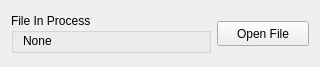
<?xml version="1.0" encoding="UTF-8"?>
<ui version="4.0">
 <class>FileOpen</class>
 <widget class="QWidget" name="FileOpen">
  <property name="geometry">
   <rect>
    <x>0</x>
    <y>0</y>
    <width>320</width>
    <height>67</height>
   </rect>
  </property>
  <property name="windowTitle">
   <string>Form</string>
  </property>
  <layout class="QVBoxLayout" name="verticalLayout">
   <item>
    <layout class="QHBoxLayout" name="horizontalLayout_6">
     <item>
      <layout class="QHBoxLayout" name="horizontalLayout">
       <property name="spacing">
        <number>0</number>
       </property>
       <property name="topMargin">
        <number>0</number>
       </property>
       <item>
        <widget class="QGroupBox" name="grpFileInProgress">
         <property name="minimumSize">
          <size>
           <width>200</width>
           <height>40</height>
          </size>
         </property>
         <property name="maximumSize">
          <size>
           <width>16777215</width>
           <height>40</height>
          </size>
         </property>
         <property name="title">
          <string>File In Process</string>
         </property>
         <layout class="QHBoxLayout" name="horizontalLayout_3">
          <property name="topMargin">
           <number>0</number>
          </property>
          <property name="bottomMargin">
           <number>4</number>
          </property>
          <item>
           <widget class="QLabel" name="labCurrent">
            <property name="sizePolicy">
             <sizepolicy hsizetype="Ignored" vsizetype="Ignored">
              <horstretch>0</horstretch>
              <verstretch>0</verstretch>
             </sizepolicy>
            </property>
            <property name="minimumSize">
             <size>
              <width>0</width>
              <height>15</height>
             </size>
            </property>
            <property name="layoutDirection">
             <enum>Qt::LeftToRight</enum>
            </property>
            <property name="text">
             <string>None</string>
            </property>
           </widget>
          </item>
         </layout>
        </widget>
       </item>
      </layout>
     </item>
     <item>
      <layout class="QVBoxLayout" name="verticalLayout_2">
       <property name="spacing">
        <number>0</number>
       </property>
       <item>
        <layout class="QVBoxLayout" name="verticalLayout_3">
         <property name="topMargin">
          <number>0</number>
         </property>
         <property name="bottomMargin">
          <number>9</number>
         </property>
        </layout>
       </item>
       <item>
        <widget class="QPushButton" name="btnOpen">
         <property name="minimumSize">
          <size>
           <width>0</width>
           <height>25</height>
          </size>
         </property>
         <property name="maximumSize">
          <size>
           <width>100</width>
           <height>16777215</height>
          </size>
         </property>
         <property name="layoutDirection">
          <enum>Qt::LeftToRight</enum>
         </property>
         <property name="text">
          <string>Open File</string>
         </property>
        </widget>
       </item>
       <item>
        <layout class="QVBoxLayout" name="verticalLayout_4">
         <property name="topMargin">
          <number>9</number>
         </property>
         <property name="bottomMargin">
          <number>0</number>
         </property>
        </layout>
       </item>
      </layout>
     </item>
    </layout>
   </item>
  </layout>
 </widget>
 <resources/>
 <connections/>
</ui>
